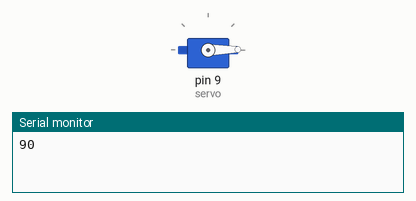
This sketch was run on a simulated Arduino Uno, built with avr-gcc and run on an emulated ATmega328P. Parts: servo, the last lines printed to the serial monitor.

Above: at 0.05 s.
At 2.9 s:
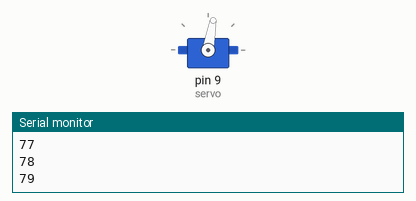
At 6.25 s:
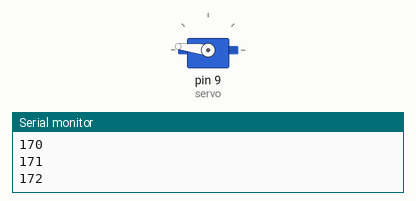
At 12.5 s:
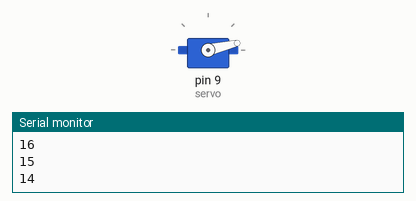
Timing chart, 0 to 16.8 s (numbered marks = the images above):
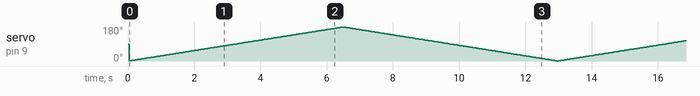

The sketch:

servo.ino
```cpp
#include <Servo.h>
Servo servo;
int pos=0;
int posSer1=0;
int posSer2=180;
unsigned long time2 = 0;
int servoType = 1;
void setup()
{
  servo.attach(9);
  Serial.begin(9600);
}
void loop()
{
  if ( (unsigned long) (millis() - time2) > 35) // 35ms/độ
  {
    if (posSer1 == posSer2) // Nếu đứng im
    {
      if (pos > posSer1)
      {
        pos--;
        servo.write(pos);
      }
      if (pos < posSer1)
      {
        pos++;
        servo.write(pos);
      }
    } else if (servoType == 1) // Quay từ phái - trái
    {
      Serial.println(servo.read());
      pos++;
      servo.write(pos);
      if (pos >= posSer2)
      {
        servoType=2;
      }
    } else // Quay từ trái - phải
    {
      Serial.println(servo.read());
      pos--;
      servo.write(pos);
      if (pos <= posSer1)
      {
        servoType=1;
      }
    }
    time2 = millis();
  }
}
```
